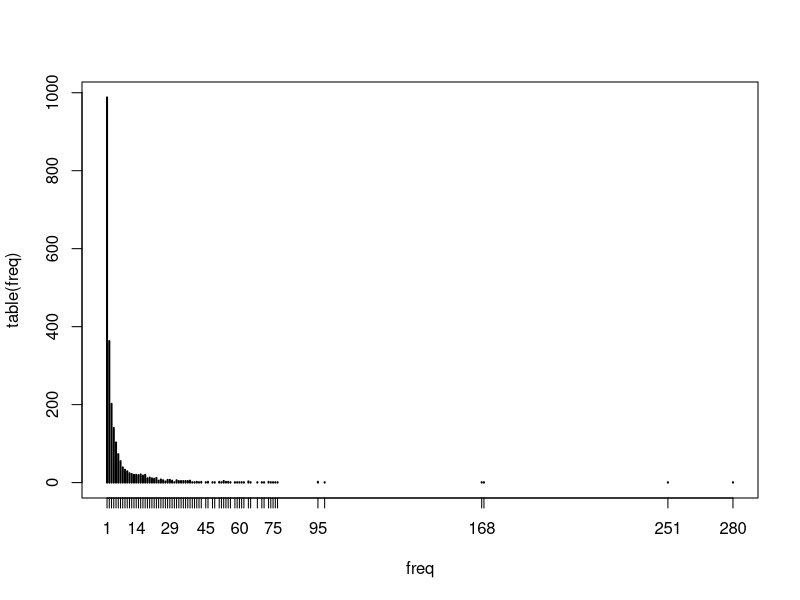
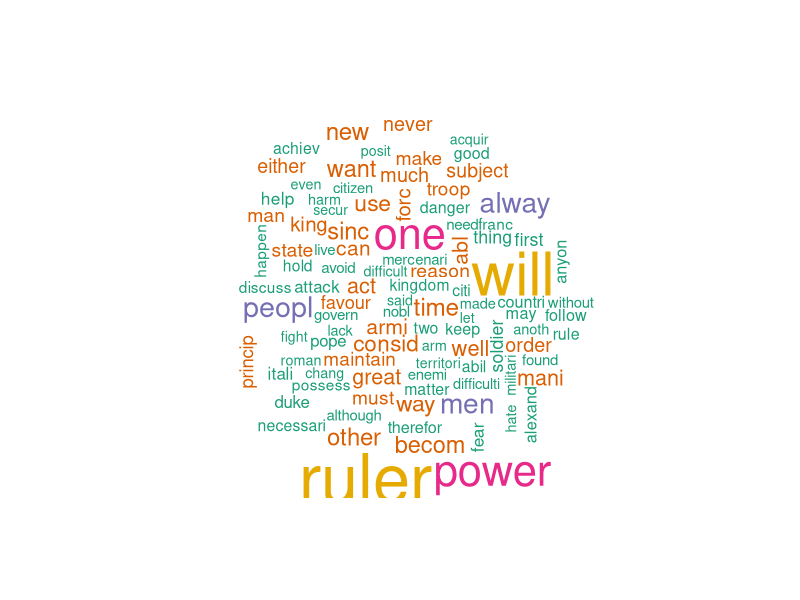

These figures' R source, in order:
## ---- chunk 1
library(tm) # Framework for text mining
library(tidyverse) # Data preparation and pipes $>$
library(ggplot2) # for plotting word frequencies
library(wordcloud) # wordclouds!
## ---- chunk 2
getSources()
getReaders()
## ---- chunk 3
docs.df <-read.csv("data/mach.csv", header=TRUE) #read in CSV file
# docs.df$text <- Encoding("UTF-8")
docs <- Corpus(VectorSource(docs.df$text))
docs
## ---- chunk 4
# see the 16th document
inspect(docs[16])
## ---- chunk 5
dtm <- DocumentTermMatrix(docs,
           control = list(stopwords = TRUE,
                          tolower = TRUE,
                          removeNumbers = TRUE,
                          removePunctuation = TRUE,
                          stemming=TRUE))
## ---- chunk 6
dtm.weighted <- DocumentTermMatrix(docs,
           control = list(weighting =function(x) weightTfIdf(x, normalize = TRUE),
                          stopwords = TRUE,
                          tolower = TRUE,
                          removeNumbers = TRUE,
                          removePunctuation = TRUE,
                          stemming=TRUE))
## ---- chunk 7
inspect(dtm[1:5,1:5])
inspect(dtm.weighted[1:5,1:5])
## ---- chunk 8
# how many documents? how many terms?
dim(dtm)
## ---- chunk 9
 # how many terms?
freq <- colSums(as.matrix(dtm))
freq[1:5]
length(freq)
## ---- chunk 10
# order
sorted <- sort(freq, decreasing = T)

# Least frequent terms
head(sorted)

# most frequent
tail(sorted)
## ---- chunk 11
# frequency of frenquencies
head(table(freq),15)
tail(table(freq),15)

# plot
plot(table(freq))
## ---- chunk 12
dtm.ordered <- dtm[,order(freq, decreasing = T)]
inspect(dtm.ordered[1:5,1:5])
## ---- chunk 13
# Have a look at common words
findFreqTerms(dtm, lowfreq=50) # words that appear at least 100 times

# Which words correlate with "war"?
findAssocs(dtm, "war", 0.3)
## ---- chunk 14
# wordcoulds!
set.seed(123)
wordcloud(names(sorted), sorted, max.words=100, colors=brewer.pal(6,"Dark2"))
## ---- chunk 15
dtm.s <- removeSparseTerms(dtm,.9)
dtm # 2365 terms
dtm.s # 135 terms
## ---- chunk 16
# coerce into dataframe
dtm <- as.data.frame(as.matrix(dtm))
names(dtm)[1:10]  # names of documents
## ---- chunk 17
# add fake column for section
dtm$doc_section <- "NA"
dtm$doc_section[1:100] <- "Section 1"
dtm$doc_section[101:188] <- "Section 2"
dtm$doc_section <- as.factor(dtm$doc_section)

# check to see if they're the same number of documents per author
summary(dtm$doc_section)
